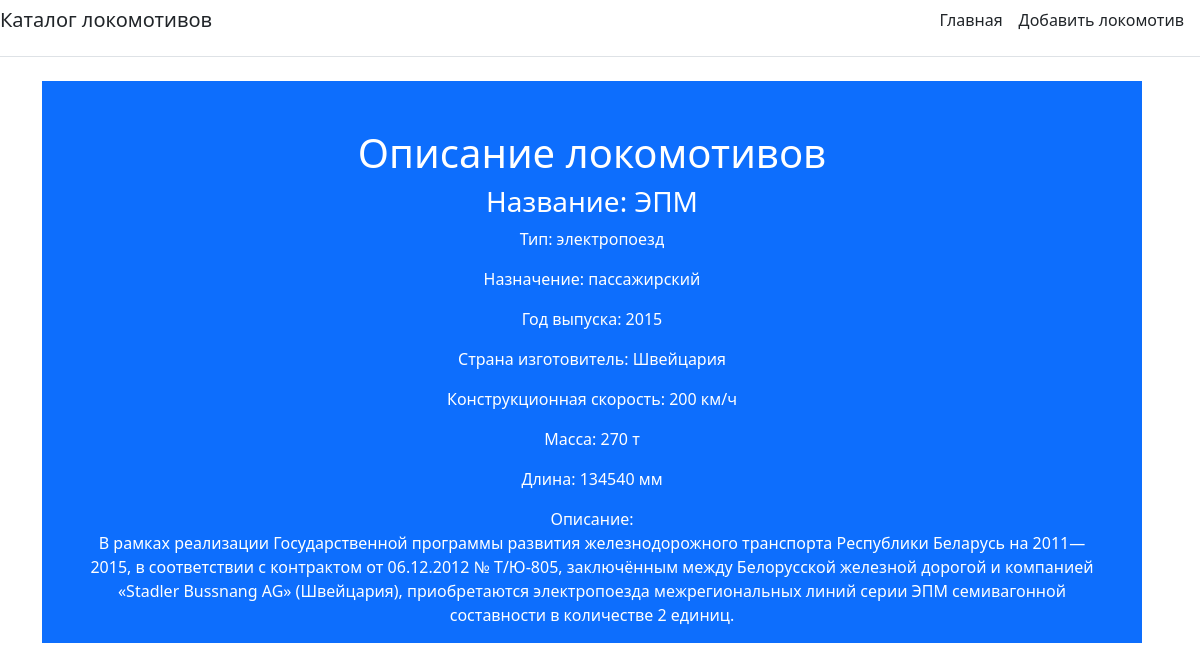
/about/5/, run on the app's committed database.
### main/models.py (models this page shows)
class Locomotive(models.Model):
    name_loc = models.CharField('Название:', max_length=50)
    type_loc = models.CharField('Тип:', max_length=50)
    function_loc = models.CharField('Назначение:', max_length=50)
    year = models.IntegerField('Год выпуска, год:')
    country_loc = models.CharField('Страна изготовитель:', max_length=50)
    construction_speed = models.IntegerField('Конструкционная скорость, км/ч:', max_length=50)
    weight_loc = models.IntegerField('Масса, т:', max_length=50)
    length_loc = models.IntegerField('Длина, мм:', max_length=50)
    description = models.TextField('Описание:')
    def __str__(self):
        return self.name_loc
    class Meta:
        verbose_name = 'Локомотив'
        verbose_name_plural = 'Локомотивы'

### main/views.py (the view)
# urls.py: path('about/<int:locomotive_id>/', views.about, name='about'),
def about(request, locomotive_id):
    locomotive = get_object_or_404(Locomotive, id=locomotive_id)
    print(locomotive)
    return render(request, 'main/about.html', {'title': 'Описание локомотива', 'locomotive': locomotive})

### main/templates/main/about.html (shortened to what this page needs)
{% extends 'main/base.html' %}
{% block content %}
<div class="bg-primary me-md-3 pt-3 px-3 pt-md-5 px-md-5 text-center text-white overflow-hidden">
    <h1>Описание локомотивов</h1>
    <h3>Название: {{ locomotive.name_loc }}</h3>
    <p>Тип: {{ locomotive.type_loc }}</p>
    <p>Назначение: {{ locomotive.function_loc }}</p>
    <p>Год выпуска: {{ locomotive.year }}</p>
    <p>Страна изготовитель: {{ locomotive.country_loc }}</p>
    <p>Конструкционная скорость: {{ locomotive.construction_speed }} км/ч</p>
    <p>Масса: {{ locomotive.weight_loc }} т</p>
    <p>Длина: {{ locomotive.length_loc }} мм</p>
    <p>Описание: <br>{{ locomotive.description }}</p>
</div>
{% endblock %}

### data on the page
Locomotive: name_loc "ЭПМ", type_loc "электропоезд", function_loc "пассажирский", year "2015", country_loc "Швейцария", construction_speed "200", weight_loc "270", length_loc "134540", description "В рамках реализации Государственной программы развития железнодорожного транспорта Республики Беларусь на 2011—2015, в соответствии с контрактом от 06.12.2012 № Т/Ю-805, заключённым между Белорусской железной дорогой и компанией «Stadler Bussnang AG» (Швейцария), приобретаются электропоезда межрегиональных линий серии ЭПМ семивагонной составности в количестве 2 единиц."
